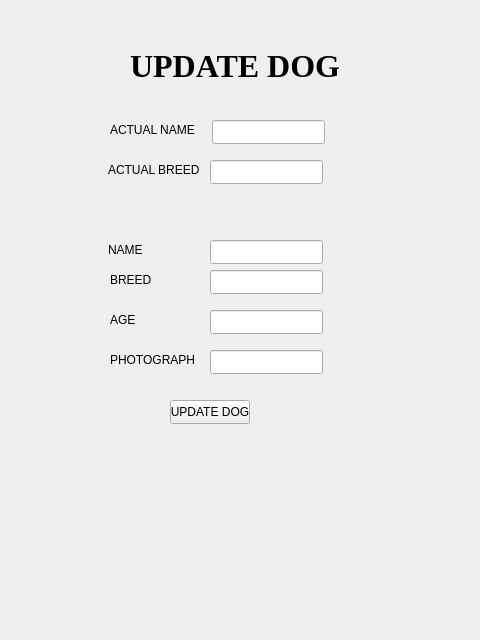
<?xml version="1.0" encoding="UTF-8"?>
<ui version="4.0">
 <class>updateDog</class>
 <widget class="QWidget" name="updateDog">
  <property name="geometry">
   <rect>
    <x>0</x>
    <y>0</y>
    <width>480</width>
    <height>640</height>
   </rect>
  </property>
  <property name="windowTitle">
   <string>Form</string>
  </property>
  <widget class="QLabel" name="label_2">
   <property name="geometry">
    <rect>
     <x>110</x>
     <y>270</y>
     <width>91</width>
     <height>20</height>
    </rect>
   </property>
   <property name="text">
    <string>BREED</string>
   </property>
  </widget>
  <widget class="QLabel" name="label">
   <property name="geometry">
    <rect>
     <x>108</x>
     <y>240</y>
     <width>91</width>
     <height>20</height>
    </rect>
   </property>
   <property name="text">
    <string>NAME</string>
   </property>
  </widget>
  <widget class="QLabel" name="label_4">
   <property name="geometry">
    <rect>
     <x>110</x>
     <y>350</y>
     <width>91</width>
     <height>20</height>
    </rect>
   </property>
   <property name="text">
    <string>PHOTOGRAPH</string>
   </property>
  </widget>
  <widget class="QLineEdit" name="breed">
   <property name="geometry">
    <rect>
     <x>210</x>
     <y>270</y>
     <width>113</width>
     <height>24</height>
    </rect>
   </property>
  </widget>
  <widget class="QLabel" name="label_3">
   <property name="geometry">
    <rect>
     <x>110</x>
     <y>310</y>
     <width>91</width>
     <height>20</height>
    </rect>
   </property>
   <property name="text">
    <string>AGE</string>
   </property>
  </widget>
  <widget class="QLabel" name="label_5">
   <property name="geometry">
    <rect>
     <x>130</x>
     <y>0</y>
     <width>391</width>
     <height>131</height>
    </rect>
   </property>
   <property name="font">
    <font>
     <family>Times New Roman</family>
     <pointsize>24</pointsize>
     <bold>true</bold>
    </font>
   </property>
   <property name="text">
    <string>UPDATE DOG</string>
   </property>
  </widget>
  <widget class="QPushButton" name="subbButon">
   <property name="geometry">
    <rect>
     <x>170</x>
     <y>400</y>
     <width>80</width>
     <height>24</height>
    </rect>
   </property>
   <property name="text">
    <string>UPDATE DOG</string>
   </property>
  </widget>
  <widget class="QLineEdit" name="name">
   <property name="geometry">
    <rect>
     <x>210</x>
     <y>240</y>
     <width>113</width>
     <height>24</height>
    </rect>
   </property>
  </widget>
  <widget class="QLineEdit" name="age">
   <property name="geometry">
    <rect>
     <x>210</x>
     <y>310</y>
     <width>113</width>
     <height>24</height>
    </rect>
   </property>
  </widget>
  <widget class="QLineEdit" name="photograph">
   <property name="geometry">
    <rect>
     <x>210</x>
     <y>350</y>
     <width>113</width>
     <height>24</height>
    </rect>
   </property>
  </widget>
  <widget class="QLineEdit" name="actualname">
   <property name="geometry">
    <rect>
     <x>212</x>
     <y>120</y>
     <width>113</width>
     <height>24</height>
    </rect>
   </property>
  </widget>
  <widget class="QLabel" name="label_6">
   <property name="geometry">
    <rect>
     <x>110</x>
     <y>120</y>
     <width>91</width>
     <height>20</height>
    </rect>
   </property>
   <property name="text">
    <string>ACTUAL NAME</string>
   </property>
  </widget>
  <widget class="QLineEdit" name="actualbreed">
   <property name="geometry">
    <rect>
     <x>210</x>
     <y>160</y>
     <width>113</width>
     <height>24</height>
    </rect>
   </property>
  </widget>
  <widget class="QLabel" name="label_7">
   <property name="geometry">
    <rect>
     <x>108</x>
     <y>160</y>
     <width>91</width>
     <height>20</height>
    </rect>
   </property>
   <property name="text">
    <string>ACTUAL BREED</string>
   </property>
  </widget>
 </widget>
 <resources/>
 <connections/>
</ui>
